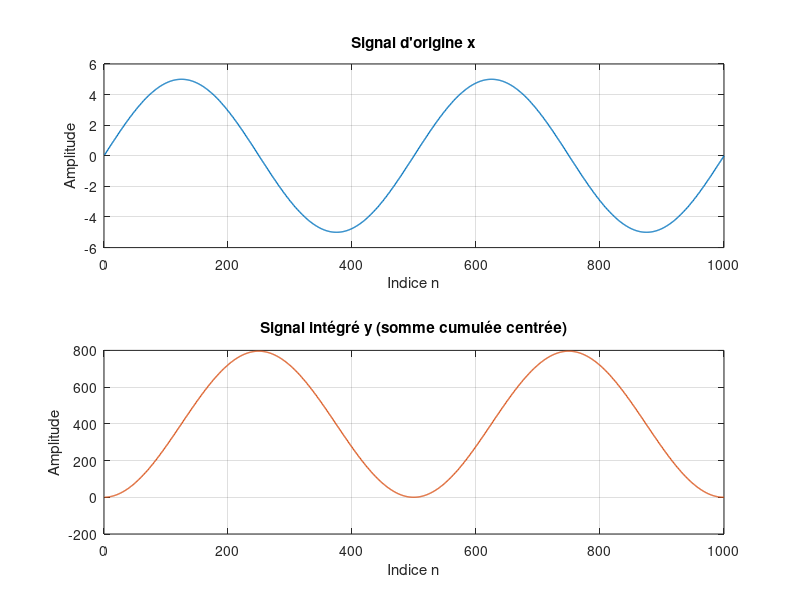
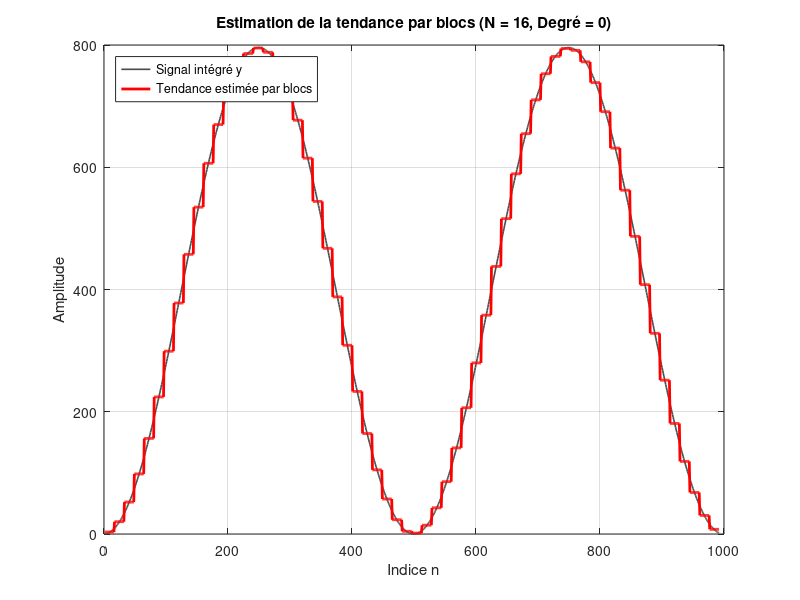
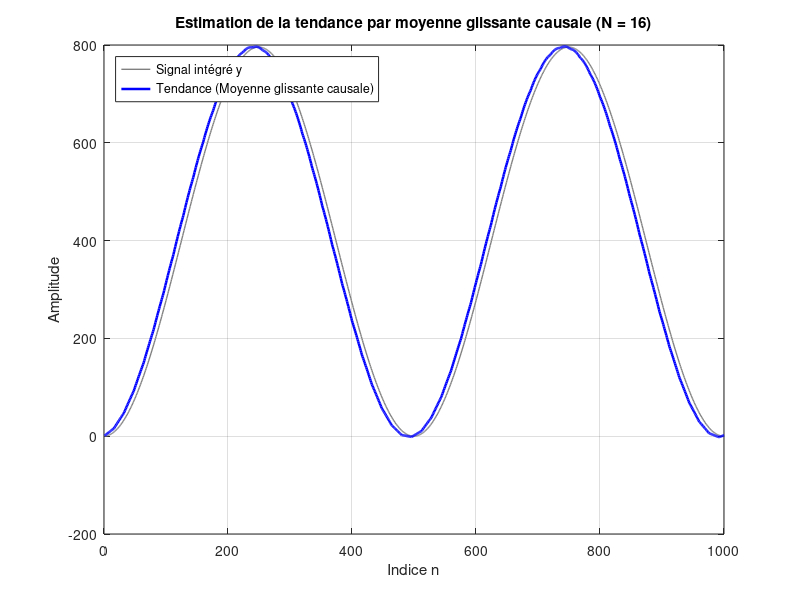
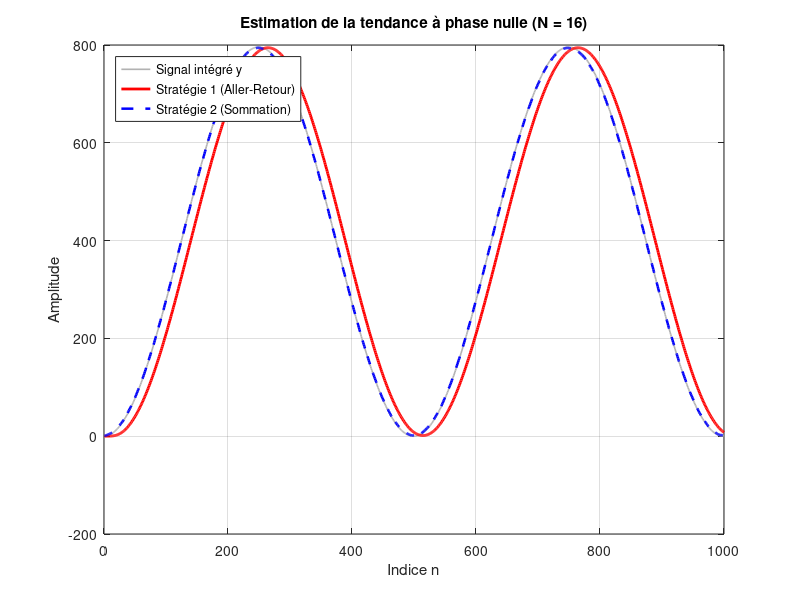

These charts were generated, in order, by the following MATLAB code:
clear; clc;

%%%%%%%%%%%%%%%%%%%%%%%%%%%%%%%%%%%%%%%%%%%%%%%
% étape 0 génération d'un signal pour les tests
%%%%%%%%%%%%%%%%%%%%%%%%%%%%%%%%%%%%%%%%%%%%%%%
% taille du signal
M = 1000; 
% signal
t1 = 1:M;
x = 5 * sin(2*pi*2*t1/M); 


%%%%%%%%%%%%%%%%%%%%%%%%%%%%%%%%%%%
% étape 1 centrage puis intégration
%%%%%%%%%%%%%%%%%%%%%%%%%%%%%%%%%%%

x_centre = x - mean(x);
% intégration par méthode des rectangles
%%% cumtrapz pour la méthode des trapèzes
y = cumsum(x_centre); 

%%%%%%%%%%%%%%%%%%%%%%%%%%%%%%%%%%%
% étape 2a décomposition en blocs
%%%%%%%%%%%%%%%%%%%%%%%%%%%%%%%%%%%

% choix de la méthode de tendance 
% 0 = par la moyenne
% 1 = par droite de régression
choix = 0;

% on fixe la taille d'un bloc
N = 16; 

M = length(y);
% L est le nombre de blocs
L = floor(M/N);
% on ajuste la taille de y (toujours le signal intégré)
% aux nombres de blocs complets
y_ajuste = y(1:L*N);

% définition de la tendance
tendance = zeros(size(y_ajuste));

% Vecteur temps pour 1 bloc
t = (1:N)';

for i = 1:L
    debut = (i-1)*N +1;
    fin = i*N;
    bloc = y_ajuste(debut:fin);

    if choix == 0
        % modèle par la moyenne : (degré 0)
        val_tendance = mean(bloc);
        bloc_tendance = val_tendance * ones(N,1);
    else
        % modèle par droite de régression (degré 1)
        p = polyfit(t, block, 1);
        bloc_tendance = polyval(p,t);
    end
    tendance(debut:fin) = bloc_tendance;
end

%%%%%%%%%%% plot %%%%%%%%%%% 

% % Figure 1 : Signal d'origine et signal intégré
figure('Name', 'Étapes 0 et 1 : Signal et Intégration', 'Color', 'w');

subplot(2,1,1);
plot(x, 'Color', [0 0.447 0.741], 'LineWidth', 1);
title('Signal d''origine x');
xlabel('Indice n'); ylabel('Amplitude');
grid on;

subplot(2,1,2);
plot(y, 'Color', [0.85 0.325 0.098], 'LineWidth', 1);
title('Signal intégré y (somme cumulée centrée)');
xlabel('Indice n'); ylabel('Amplitude');
grid on;

% Figure 2 : Signal intégré et sa tendance estimée par morceaux
figure('Name', 'Étape 2a : Estimation de la tendance', 'Color', 'w');
plot(y_ajuste, 'Color', [0.3 0.3 0.3], 'LineWidth', 1.2, 'DisplayName', 'Signal intégré y');
hold on;
plot(tendance, 'r-', 'LineWidth', 2, 'DisplayName', 'Tendance estimée par blocs');
legend('Location', 'northwest');
title(['Estimation de la tendance par blocs (N = ', num2str(N), ', Degré = ', num2str(choix), ')']);
xlabel('Indice n'); ylabel('Amplitude');
grid on;
hold off;

%%%%%%%%%%% fin plot %%%%%%%%%%% 


%%%%%%%%%%%%%%%%%%%%%%%%%%%%%%%%%%%
% étape 2b filtre passe-bas
%%%%%%%%%%%%%%%%%%%%%%%%%%%%%%%%%%%

% taille de la fenêtre (N = 16)

% définition de la réponse impulsionnelle
b = (1/N) * ones(1, N);
a = 1;

% filtrage sur y
tendance_2b = filter(a,b,y);

% recalage du signal pour compenser le retard de (N-1)/2

retard = (N-1)/2;

%%%%%%%%%%%%%%%%%%%%%%%%%%%%%%%%%%%%%%%%%%%%%%%
% Plot Étape 2b
%%%%%%%%%%%%%%%%%%%%%%%%%%%%%%%%%%%%%%%%%%%%%%%
figure('Name', 'Étape 2b : Filtrage passe-bas (Moyenne glissante)', 'Color', 'w');
plot(y, 'Color', [0.5 0.5 0.5], 'LineWidth', 1, 'DisplayName', 'Signal intégré y');
hold on;
plot(tendance_2b, 'b-', 'LineWidth', 1.8, 'DisplayName', 'Tendance (Moyenne glissante causale)');
legend('Location', 'northwest');
title(['Estimation de la tendance par moyenne glissante causale (N = ', num2str(N), ')']);
xlabel('Indice n'); ylabel('Amplitude');
grid on;
%%%%%%%%%%%%%%%%%%%%%%%%%%%%%%%%%%%%%%%
%%%%%%%%%%% fin plot %%%%%%%%%%% 
%%%%%%%%%%%%%%%%%%%%%%%%%%%%%%%%%%%%%%%

%%%%%%%%%%%%%%%%%%%%%%%%%%%%%%%%%%%
% étape 2c décomposition en blocs
%%%%%%%%%%%%%%%%%%%%%%%%%%%%%%%%%%%

% ===================================
% Strat 1
% ===================================

g_s1 = filter(b,a,y);
% g_inverse = g(-n)
g_s1_inverse = flipud(g_s1);
r_s1 = filter(b,a,g_s1_inverse);
tendance_s1 = flipud(r_s1);

% ===================================
% Strat 2
% ===================================

g_s2 = filter(a,b,y);

y_s2_inverse = flipud(y);

r_s2 = filter(b,a,y_s2_inverse);

tendance_s2 = (g_s2 + flipud(r_s2)) / 2;

%%%%%%%%%%%%%%%%%%%%%%%%%%%%%%%%%%%%%%%%%%%%%%%
% Plot Étape 2c
%%%%%%%%%%%%%%%%%%%%%%%%%%%%%%%%%%%%%%%%%%%%%%%
figure('Name', 'Étape 2c : Filtres à phase nulle (Stratégies 1 et 2)', 'Color', 'w');
plot(y, 'Color', [0.7 0.7 0.7], 'LineWidth', 1.2, 'DisplayName', 'Signal intégré y');
hold on;
plot(tendance_s1, 'r-', 'LineWidth', 2, 'DisplayName', 'Stratégie 1 (Aller-Retour)');
plot(tendance_s2, 'b--', 'LineWidth', 1.8, 'DisplayName', 'Stratégie 2 (Sommation)');
legend('Location', 'northwest');
title(['Estimation de la tendance à phase nulle (N = ', num2str(N), ')']);
xlabel('Indice n'); ylabel('Amplitude');
grid on;
hold off;

%%%%%%%%%%%%%%%%%%%%%%%%%%%%%%%%%%%
% étape 3 tendance retranchée
%%%%%%%%%%%%%%%%%%%%%%%%%%%%%%%%%%%

r = y - tendance_s1;

% puissance des flucuations
P_N = mean(r.^2);

fprintf('Pour une taille de bloc N = %d, la puissance P(N) vaut : %.4f\n', N, P_N);

%%%%%%%%%%%%%%%%%%%%%%%%%%%%%%%%%%%%%%%%%%%%%%%
% étape 4 : log-log et droite de régression
%%%%%%%%%%%%%%%%%%%%%%%%%%%%%%%%%%%%%%%%%%%%%%%

vecteur_N = (3 : floor(M/2))';
nb_N = length(vecteur_N);

P_N = zeros(nb_N, 1);

for k = 1:nb_N
    N_courant = vecteur_N(k);
    
% Étape 2a
    L = floor(M / N_courant);
    y_tronque = y(1 : L * N_courant);
    tendance_loc = zeros(L * N_courant, 1);
    t_loc = (1:N_courant)';
    
    for i = 1:L
        idx = (i-1)*N_courant + 1 : i*N_courant;
        p = polyfit(t_loc, y_tronque(idx), 1);
        tendance_loc(idx) = polyval(p, t_loc);
    end
    
% Étape 3
    r_loc = y_tronque - tendance_loc;
    P_N(k) = mean(r_loc(:).^2);
end

log_N = log10(vecteur_N);
log_P = log10(P_N);

p_droite = polyfit(log_N, log_P, 1);
pente = p_droite(1);

% Reconstruction de la droite théorique pour le tracé graphique
droite_fit = polyval(p_droite, log_N);

fprintf('===============================================\n');
fprintf('MARQUEUR OBTENUE (Pente de la droite) : %.4f\n', pente);
fprintf('===============================================\n');

%%%%%%%%%%%%%%%%%%%%%%%%%%%%%%%%%%%%%%%%%%%%%%%
% Plot Étape 4
%%%%%%%%%%%%%%%%%%%%%%%%%%%%%%%%%%%%%%%%%%%%%%%
figure('Name', 'Étape 4 : Graphique Log-Log et Pente (DFA)', 'Color', 'w');

% Tracé des points calculés pour chaque N
plot(log_N, log_P, 'o', 'MarkerSize', 4, 'MarkerFaceColor', [0 0.447 0.741], ...
    'DisplayName', 'Points mesurés (log(P(N)) vs log(N))');
hold on;

% Tracé de la droite de régression
plot(log_N, droite_fit, 'r-', 'LineWidth', 2, ...
    'DisplayName', sprintf('Droite d''ajustement (Pente \\alpha = %.3f)', pente));

grid on;
xlabel('log_{10}(N)', 'FontWeight', 'bold');
ylabel('log_{10}(P(N))', 'FontWeight', 'bold');
title('Étape 4 : Détermination de la pente en échelle Log-Log');
legend('Location', 'northwest');
hold off;
